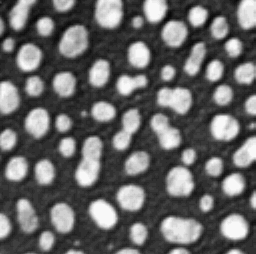
#> input picture data/blobs.tif, 256 x 254 px
$ jupyter execute functional_parameters.ipynb
#> lines starting #> are read from the running program, lines starting #| are printed output that depends on the picture; after the words box and inside, x2 and y2 are one past the last pixel; in counts of white or black regions, pixels touching at a corner belong together
# Paramètres fonctionnels
Un concept fondamental du langage Python est la [programmation fonctionnelle](https://en.wikipedia.org/wiki/Functional_programming) : Nous définissons des fonctions et les appliquons à nos données.

[cell 1]
import numpy as np

values = np.asarray([1, 2, 3, 4, 10])

[cell 2]
def double_number(x):
    return x * 2

[cell 3]
double_number(values)

En Python, vous pouvez également avoir des variables qui contiennent une fonction et peuvent être exécutées :

[cell 4]
my_function = double_number

my_function(values)

## Paramètres fonctionnels personnalisés
Vous pouvez également définir vos propres fonctions prenant des paramètres fonctionnels. Par exemple, nous pouvons définir une fonction `count_blobs` qui prend une `image` et une fonction `threshold_algorithm` comme paramètres.

[cell 5]
import matplotlib.pyplot as plt
from skimage.measure import label

def count_blobs(image, threshold_algorithm):
    # binarize the image using a given
    # threshold-algorithm
    threshold = threshold_algorithm(image)
    binary = image > threshold

    # show intermediate result
    # plt.imshow(binary)

    # return count blobs
    labels = label(binary)
    return labels.max()

Nous ouvrons maintenant une image et l'analysons deux fois.

[cell 6]
from skimage.io import imread, imshow

blobs_image = imread('../../data/blobs.tif')
#> blobs_image is the input picture: shape (254, 256); min 8, max 248, mean 103.3

imshow(blobs_image)

Nous comptons maintenant les taches dans cette image avec deux algorithmes différents que nous fournissons en paramètre :

[cell 7]
from skimage.filters import threshold_otsu

count_blobs(blobs_image, threshold_otsu)
#> in count_blobs, `threshold = threshold_algorithm(image)`: threshold = 120
#> in count_blobs, `binary = image > threshold`:
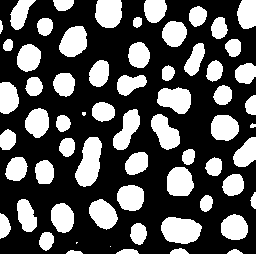
#> binary: shape (254, 256) bool; 34.2% white; 64 white regions (3 under 20 px), largest, box (x1, y1, x2, y2) and area: (75, 137, 102, 187) 902, (161, 217, 202, 244) 858, (157, 87, 191, 114) 676
#> in count_blobs, `labels = label(binary)`:
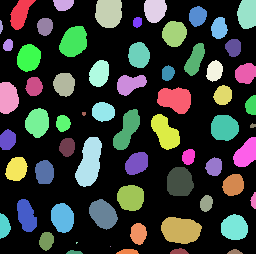
#> labels: shape (254, 256) int32; 65 distinct labels, from 0 to 64; one colour per label, 0 black
#> Out = 64

[cell 8]
from skimage.filters import threshold_yen

count_blobs(blobs_image, threshold_yen)
#> in count_blobs (call 2), `threshold = threshold_algorithm(image)`: threshold = 88
#> in count_blobs (call 2), `binary = image > threshold`:
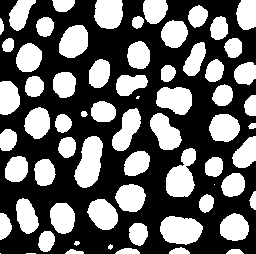
#> binary: shape (254, 256) bool; 40% white; 67 white regions (4 under 20 px), largest, box (x1, y1, x2, y2) and area: (74, 136, 103, 188) 1014, (160, 216, 203, 245) 958, (166, 148, 196, 197) 950
#> in count_blobs (call 2), `labels = label(binary)`:
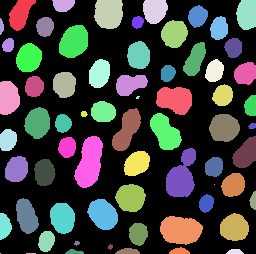
#> labels: shape (254, 256) int32; 68 distinct labels, from 0 to 67; one colour per label, 0 black
#> Out = 67
